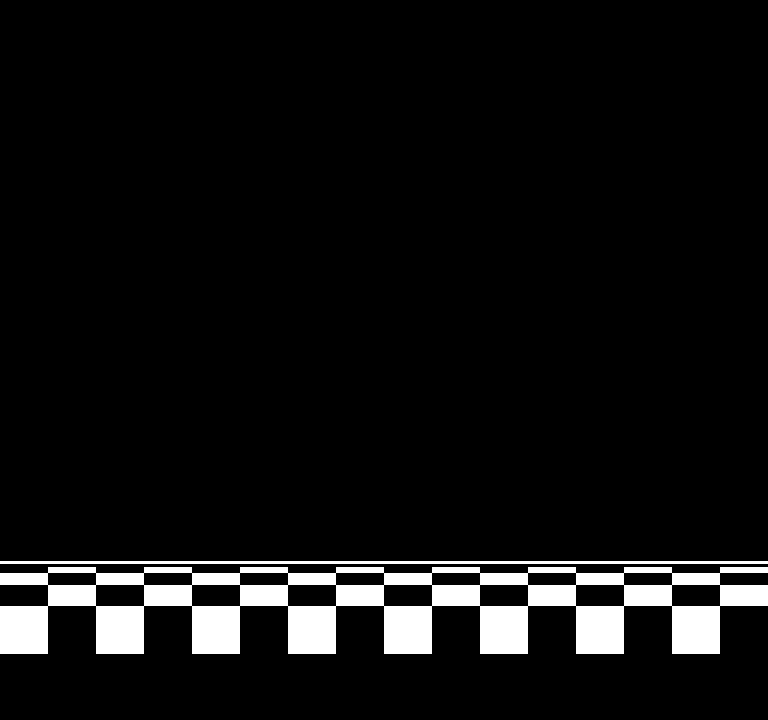

A 2D game scene composited from a Tiled map and its tileset images. What follows is a short description and the map's XML, with every tile layer's data as written:
An orthogonal 16x15 tile map with 48x48 px tiles, 1 tile layer (Background) and 1 object (SolidBlock).

<map version="1.4" tiledversion="1.4.3" orientation="orthogonal" renderorder="right-down" width="16" height="15" tilewidth="48" tileheight="48" infinite="0" backgroundcolor="#000000" nextlayerid="8" nextobjectid="3">
 <tileset firstgid="1" name="intro_x3" tilewidth="48" tileheight="48" tilecount="144" columns="12">
  <image source="intro_x3.png" width="576" height="576" />
 </tileset>
 <layer id="1" name="Background" width="16" height="15">
  <data encoding="csv">
0,0,0,0,0,0,0,0,0,0,0,0,0,0,0,0,
0,0,0,0,0,0,0,0,0,0,0,0,0,0,0,0,
0,0,0,0,0,0,0,0,0,0,0,0,0,0,0,0,
0,0,0,0,0,0,0,0,0,0,0,0,0,0,0,0,
0,0,0,0,0,0,0,0,0,0,0,0,0,0,0,0,
0,0,0,0,0,0,0,0,0,0,0,0,0,0,0,0,
0,0,0,0,0,0,0,0,0,0,0,0,0,0,0,0,
0,0,0,0,0,0,0,0,0,0,0,0,0,0,0,0,
0,0,0,0,0,0,0,0,0,0,0,0,0,0,0,0,
0,0,0,0,0,0,0,0,0,0,0,0,0,0,0,0,
0,0,0,0,0,0,0,0,0,0,0,0,0,0,0,0,
9,10,9,10,9,10,9,10,9,10,9,10,9,10,9,10,
21,22,21,22,21,22,21,22,21,22,21,22,21,22,21,22,
33,34,33,34,33,34,33,34,33,34,33,34,33,34,33,34,
34,34,34,34,34,34,34,34,34,34,34,34,34,34,34,34
</data>
 </layer>
 <objectgroup id="7" name="Object Layer 1">
  <object id="2" type="SolidBlock" x="-124" y="560" width="1042" height="110.331" />
 </objectgroup>
</map>
